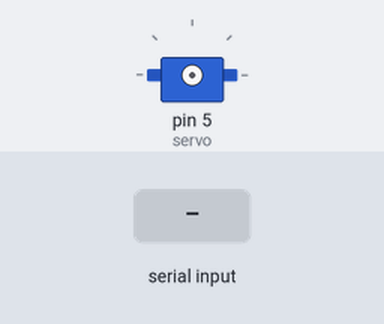
A sketch run on a simulated Arduino Uno, built with avr-gcc and run on an emulated ATmega328P. Shown: servo. The inputs (shaded band) are chosen by the test bench. The audio player accepts every command and is not drawn; what the sketch prints to the serial monitor is not drawn.

Above: at 3.7 s.
3.8 s: "g\n" received over the second serial link
At 4.53 s:
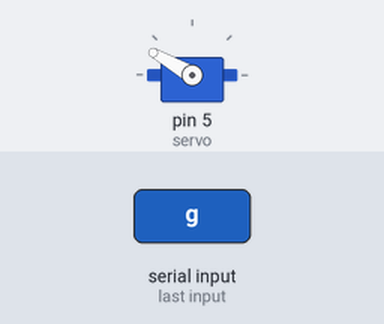
At 6.0 s:
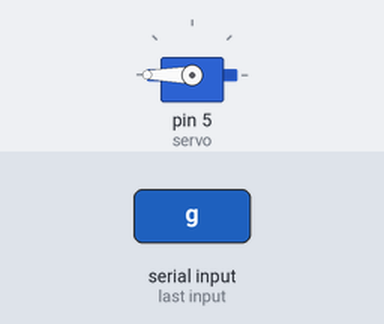
Timing chart, 0 to 7.5 s (numbered marks = the images above; inputs shaded):
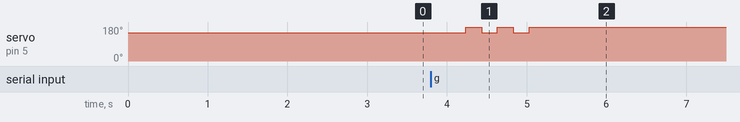

Measured:
- after the input at 3.8 s, servo on pin 5 (servo): alternates 180° for 0.20 s and 150° for 0.20 s, 5 changes in all, then stays 180°, starting after 0.43 s

The sketch:

ChapeuSeletor.ino
```cpp
/**
 * Este sketch faz parte do projeto ChapeuSeletor do grupo HardwareLivreUSP.
 */

#include "Arduino.h"
//A IDE Arduino a partir da versão 1.0 já inclui a biblioteca SoftwareSerial.
//Se a sua IDE for de uma versão anterior ou não tiver a biblioteca procure-a em: http://arduiniana.org/
#include <SoftwareSerial.h>
#include "DFRobotDFPlayerMini.h"
//Na arduino UNO o uso de servos com Servo.h desabilita a funcionalidade de PWM nos pinos 9 e 10 (mesmo
//que não haja um servo em algum desses pinos). Por isso, para evitar possíveis problemas, evitei usar
//esses pinos.
#include <Servo.h>


//#define DEBUG
#define POS_INICIAL 150
#define POS_FINAL 180


/* Definição de um objeto SoftwareSerial para a comunicação com o módulo Bluetooth.
 * Usaremos os pinos 7 e 8, como RX e TX, respectivamente.
 */
SoftwareSerial bluetoothSerial(7, 8);

/* A String dados será utilizada para armazenar dados vindos
 *  do Android. O inteiro mensagem é um contador de mensagens
 *  recebida e transmitido ao Android para debug epossível
 *  trabamento de erros. Obs.: Se o bluetoothSerial receber
 *  uma string com mais de um caractere, cada um deles será
 *  contado como uma mensagem diferente.
 */
String dados = "";
int mensagem = 0;

/* Definindo um objeto SoftwareSerial para a comunicação com o módulo MP3.
 * Este objeto usa os pinos 11 e 12 como RX e TX, respectivamente.
 */
SoftwareSerial mp3Serial(11, 12);
DFRobotDFPlayerMini dfMP3player;
void printDetail(uint8_t type, int value);

Servo servo;

/* O setup faz a inicialização dos objetos SoftwareSerial,
 * para comunicação com o módulo bluetooth e com o módulo
 * MP3 e, um delay de 2 segundos, para garantir que o
 * módulo HC-06 iniciou completamente.
 */
void setup() {
  Serial.begin(115200);
  bluetoothSerial.begin(9600);
  mp3Serial.begin(9600);
  Serial.println(F("Initializing DFPlayer ... (May take 3~5 seconds)"));
  if (!dfMP3player.begin(mp3Serial)) {  //Use softwareSerial to communicate with mp3.
    Serial.println(F("Unable to begin:"));
    Serial.println(F("1.Please recheck the connection!"));
    Serial.println(F("2.Please insert the SD card!"));
    while(true);
  }
  Serial.println(F("DFPlayer Mini online."));
  delay(2000);
  dfMP3player.volume(20);  //Define o volume de 30 para o MP3 em um escala de 0 a 30
  //Definindo a instância de SoftwareSerial do bluetooth como ativa
  //para poder receber mensagens pelo módulo bluetooth.
  bluetoothSerial.listen();
  #ifdef DEBUG
    Serial.println("Chapeu Seletor ativo");
  #endif
}

/**
 * Move o servo de uma posição inicial pi para uma posição final pf
 * n vezes.
 *
 * @param servo - variável / objeto da biblioteca Servo.h
 * @param pi - valor inicial que será escrito no servo
 * @param pf - valor final que será escrito no servo
 */
void moveServo(Servo servo, int pi, int pf, int n) {
  servo.attach(5);
  for(int i=0; i < n; i++){
    servo.write(pi);
    delay(200);
    servo.write(pf);
    delay(200);
  }
  servo.detach();
}


void loop() {
  //No início de cada loop, verificamos se há algo no buffer
  //da nossa serial. Se houver bytes disponíveis, significa
  //que o Android enviou algo, então faremos a leitura do
  //novo caractere e adicionamos ao final da string dados.
  //#ifdef DEBUG
  //  if(bluetoothSerial.available() <= 0) {
  //    Serial.println("Nada a ser lido");
  //  }
  //#endif
  while(bluetoothSerial.available() > 0) {
    dados = char(bluetoothSerial.read());
    #ifdef DEBUG
      int bytes = bluetoothSerial.available();
      Serial.print("Recebido: ");
      for(int i=0; i < bytes; i++) {
        dados += char(bluetoothSerial.read());
      }
      Serial.println(dados);
    #endif
    if(dados == "g") {
      mp3Serial.listen();
      #ifdef DEBUG
        if (dfMP3player.available()) {
          printDetail(dfMP3player.readType(), dfMP3player.read());
        }
      #endif
      dfMP3player.playFolder(1, 1);
      delay(200); // delay para ajustar o instante do som com o movimento da boca
      moveServo(servo, POS_INICIAL, POS_FINAL, 3);//160 e 176
    } else if(dados == "c") {
      mp3Serial.listen();
      #ifdef DEBUG
        if (dfMP3player.available()) {
          printDetail(dfMP3player.readType(), dfMP3player.read());
        }
      #endif
      dfMP3player.playFolder(1, 2);
      delay(200); // delay para ajustar o instante do som com o movimento da boca
      moveServo(servo, POS_INICIAL, POS_FINAL, 3);
    } else if(dados == "s") {
      mp3Serial.listen();
      #ifdef DEBUG
        if (dfMP3player.available()) {
          printDetail(dfMP3player.readType(), dfMP3player.read());
        }
      #endif
      dfMP3player.playFolder(1, 3);
      delay(200); // delay para ajustar o instante do som com o movimento da boca
      moveServo(servo, POS_INICIAL, POS_FINAL, 2);
    } else if(dados == "l") {
      mp3Serial.listen();
      #ifdef DEBUG
        if (dfMP3player.available()) {
          printDetail(dfMP3player.readType(), dfMP3player.read());
        }
      #endif
      dfMP3player.playFolder(1, 4);
      delay(200); // delay para ajustar o instante do som com o movimento da boca
      moveServo(servo, POS_INICIAL, POS_FINAL, 3);
    }
    bluetoothSerial.listen();
    mensagem = mensagem + 1;
    //Ao fim de cada loop, o Arduino transmite uma string
    //representando o numero de mensagens recebidas, seguido
    //de uma quebra de linha. Essa string será enviada para o
    //módulo HC-06 e daí para o Android.
    bluetoothSerial.print(String(mensagem));
    bluetoothSerial.print('\n');
  }
  delay(10); //Um pequeno delay para evitar bugs estranhos.
}


void printDetail(uint8_t type, int value){
  switch (type) {
    case TimeOut:
      Serial.println(F("Time Out!"));
      break;
    case WrongStack:
      Serial.println(F("Stack Wrong!"));
      break;
    case DFPlayerCardInserted:
      Serial.println(F("Card Inserted!"));
      break;
    case DFPlayerCardRemoved:
      Serial.println(F("Card Removed!"));
      break;
    case DFPlayerCardOnline:
      Serial.println(F("Card Online!"));
      break;
    case DFPlayerPlayFinished:
      Serial.print(F("Number:"));
      Serial.print(value);
      Serial.println(F(" Play Finished!"));
      break;
    case DFPlayerError:
      Serial.print(F("DFPlayerError:"));
      switch (value) {
        case Busy:
          Serial.println(F("Card not found"));
          break;
        case Sleeping:
          Serial.println(F("Sleeping"));
          break;
        case SerialWrongStack:
          Serial.println(F("Get Wrong Stack"));
          break;
        case CheckSumNotMatch:
          Serial.println(F("Check Sum Not Match"));
          break;
        case FileIndexOut:
          Serial.println(F("File Index Out of Bound"));
          break;
        case FileMismatch:
          Serial.println(F("Cannot Find File"));
          break;
        case Advertise:
          Serial.println(F("In Advertise"));
          break;
        default:
          break;
      }
      break;
    default:
      break;
  }
}
```
